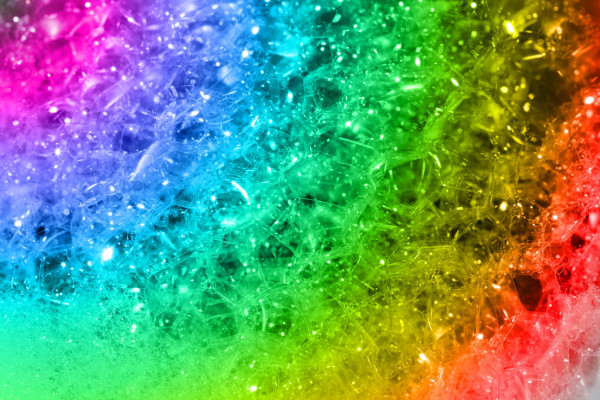
#> input picture imageProcessing/st.jpg, 600 x 400 px
$ python uygulamalar.py
#> lines starting #> are read from the running program, lines starting #| are printed output that depends on the picture

import cv2
import numpy as np # as np yazdığımızda numpy kütüphanesinin kısaltımı olarak alır.
# import ile cv2 ve np kütüphanelerini çağırdık

resim = cv2.imread("st.jpg") # st.jpg resmimizi imread ile resim değişkenine atadık
#> resim is the input picture: shape (400, 600, 3); mean B, G, R 111.3, 150.6, 102.5

cv2.imshow("Normal Resim",resim) # Resim değişkenimizi imshow ile çıktısını aldık

aynalananResim = cv2.copyMakeBorder(resim,75,75,125,125,cv2.BORDER_REFLECT)
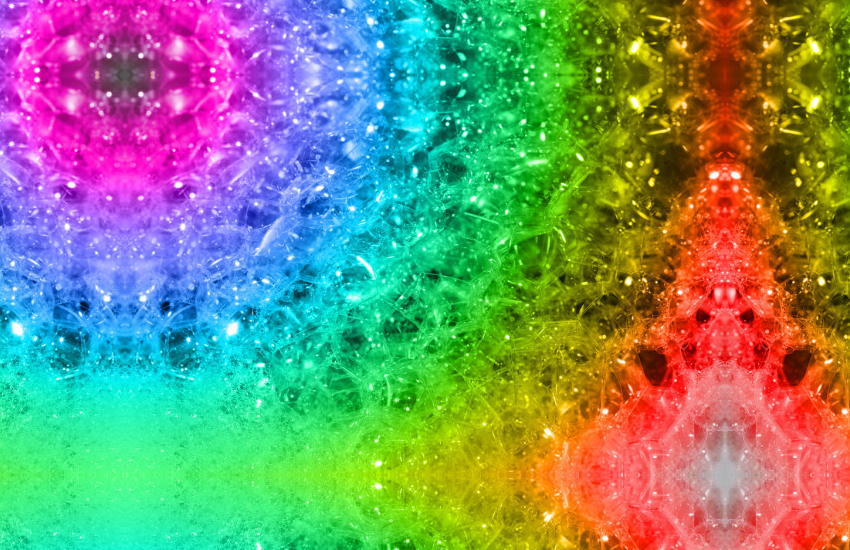
#> aynalananResim: shape (550, 850, 3); mean B, G, R 111.4, 142.6, 120.4
cv2.imshow("Aynalama", aynalananResim)

uzatilan=cv2.copyMakeBorder(resim,120,120,120,120,cv2.BORDER_REPLICATE)
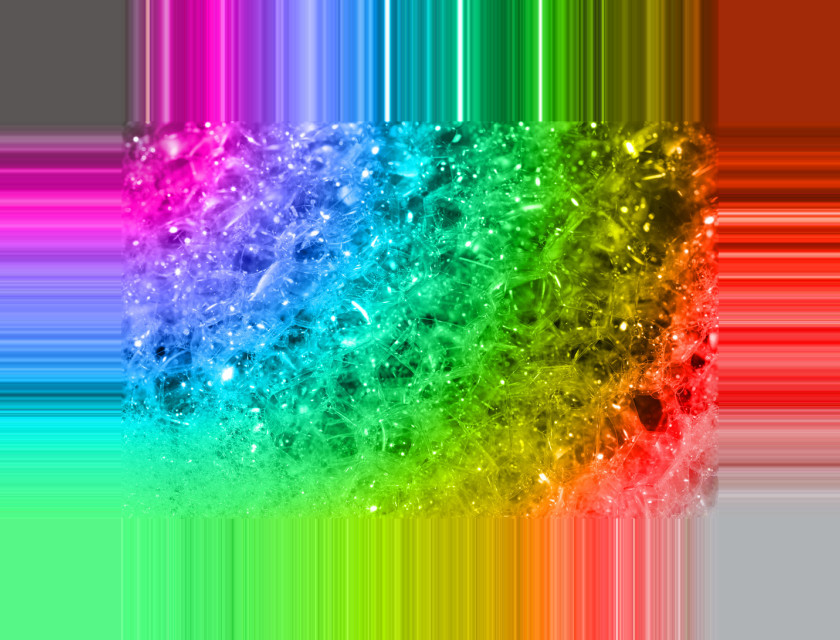
#> uzatilan: shape (640, 840, 3); mean B, G, R 110.1, 142.3, 124.2
cv2.imshow("Uzatilan", uzatilan)

tekrar = cv2.copyMakeBorder(resim,300,300,300,300, cv2.BORDER_WRAP)
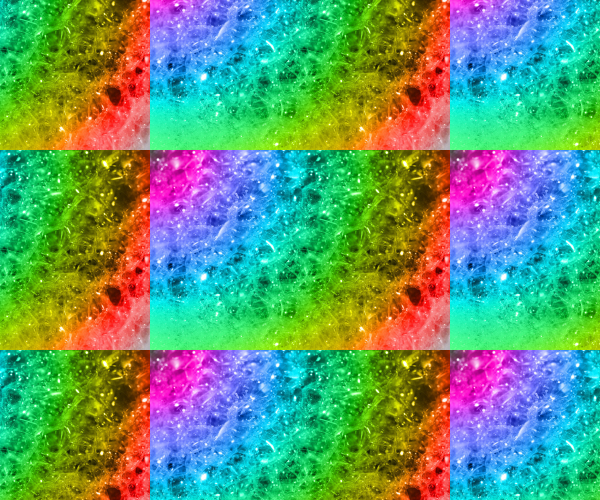
#> tekrar: shape (1000, 1200, 3) (shown at 1/2 size); mean B, G, R 112.6, 150.1, 99.2
cv2.imshow("Tekrar", tekrar)

sarilan = cv2.copyMakeBorder(resim,50,50,50,50,cv2.BORDER_CONSTANT,value=(75,150,255))
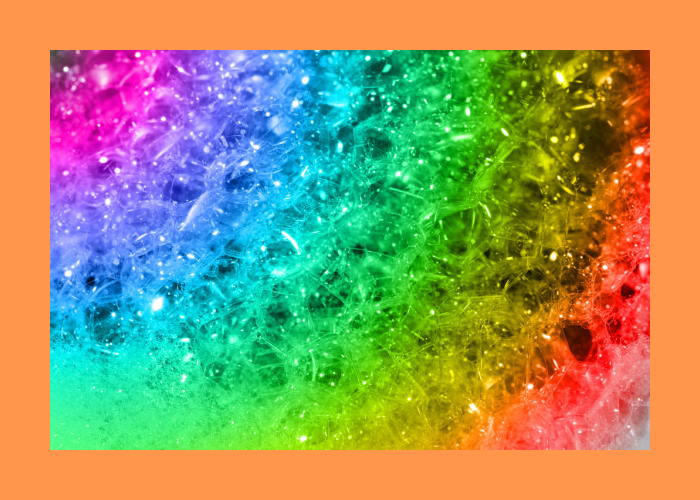
#> sarilan: shape (500, 700, 3); mean B, G, R 99.9, 150.4, 150.4
cv2.imshow("Sarilan", sarilan)

cv2.waitKey(0)
cv2.destroyAllWindows()

$ run again, with imageProcessing/rsm.jpg copied over imageProcessing/st.jpg
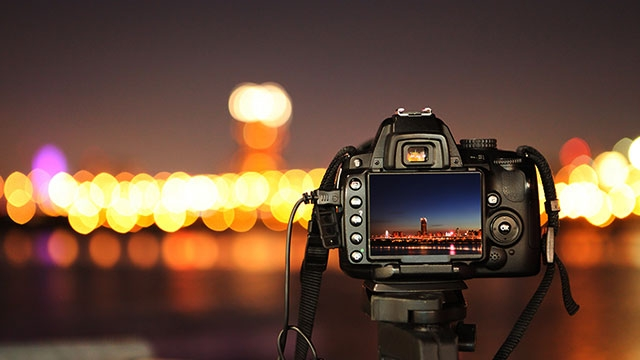
#> input picture imageProcessing/rsm.jpg, 640 x 360 px
#> resim is the input picture: shape (360, 640, 3); mean B, G, R 56.9, 73.6, 102.8
#> `tekrar = cv2.copyMakeBorder(resim,300,300,300,300, cv2.BORDER_WRAP)`:
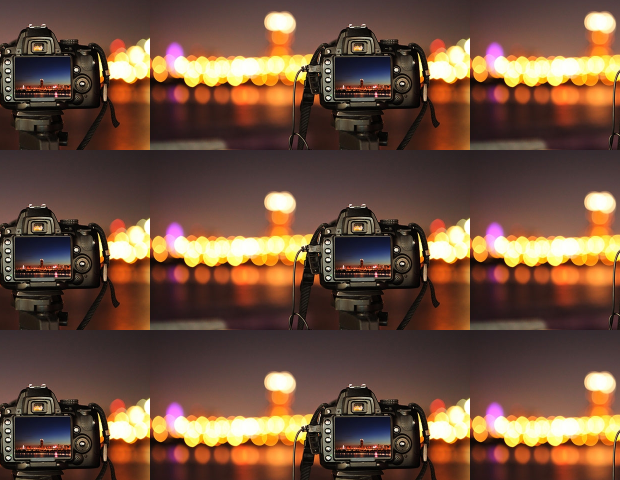
#> tekrar: shape (960, 1240, 3) (shown at 1/2 size); mean B, G, R 59.6, 78, 108.6
#> `sarilan = cv2.copyMakeBorder(resim,50,50,50,50,cv2.BORDER_CONSTANT,val..`:
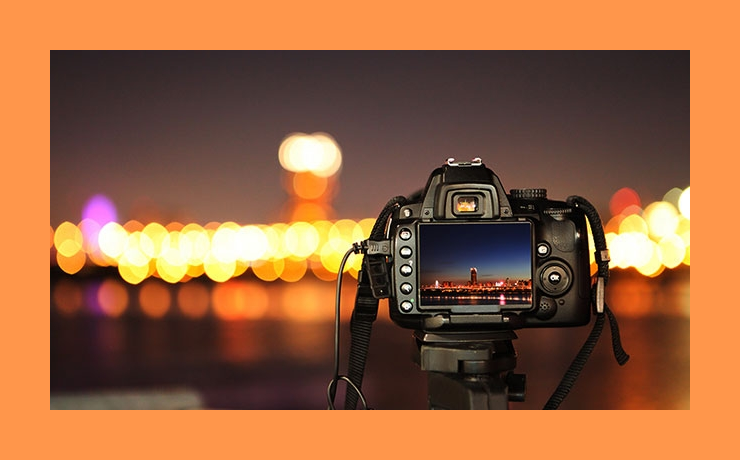
#> sarilan: shape (460, 740, 3); mean B, G, R 62.8, 98.3, 152
